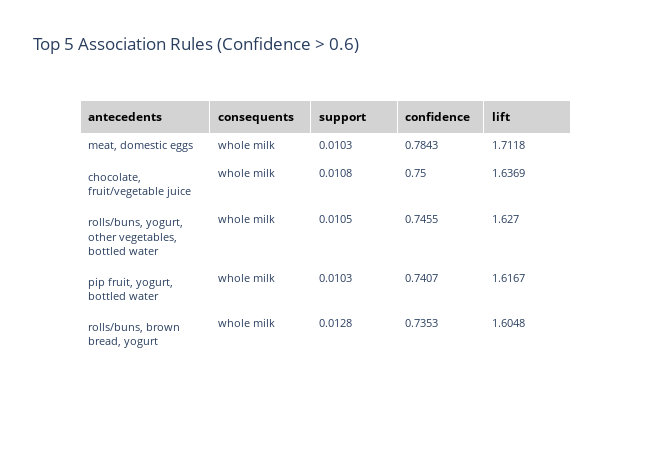

Notebook code for this chart:
### Code cell
# --- Display top 5 rules w/ metrics --- 
# Sort and get top 5 by confidence
top5_rules = rulesConfi.sort_values(by="confidence", ascending=False).head(5).copy()

# Convert frozensets to readable strings
top5_rules["antecedents"] = top5_rules["antecedents"].apply(lambda x: ", ".join(list(x)))
top5_rules["consequents"] = top5_rules["consequents"].apply(lambda x: ", ".join(list(x)))

# Select columns to show
cols = ["antecedents", "consequents", "support", "confidence", "lift"]

# Plot table
fig = go.Figure(
    data=[go.Table(
        columnwidth=[90, 70, 60, 60, 60],
        header=dict(
            values=[f"<b>{col}</b>" for col in cols],
            fill_color="lightgrey",
            align="left",
            font=dict(size=12, color="black"),
        ),
        cells=dict(
            values=[top5_rules[col] for col in cols],
            fill_color="white",
            align="left",
            font=dict(size=11),
            height=28
        )
    )]
)

fig.update_layout(
    title="Top 5 Association Rules (Confidence > 0.6)",
    height=450,
    width=650
)

fig.show()

### Figure 1 — Plotly figure (JSON) as saved in the notebook; plotly's stock layout.template omitted (floating-point values rounded to 4 significant figures)
{"data": [{"cells": {"align": "left", "fill": {"color": "white"}, "font": {"size": 11}, "height": 28, "values": [["meat, domestic eggs", "chocolate, fruit/vegetable juice", "rolls/buns, yogurt, other vegetables, bottled water", "pip fruit, yogurt, bottled water", "rolls/buns, brown bread, yogurt"], ["whole milk", "whole milk", "whole milk", "whole milk", "whole milk"], [0.0103, 0.0108, 0.0105, 0.0103, 0.0128], [0.7843, 0.75, 0.7455, 0.7407, 0.7353], [1.712, 1.637, 1.627, 1.617, 1.605]]}, "columnwidth": [90, 70, 60, 60, 60], "header": {"align": "left", "fill": {"color": "lightgrey"}, "font": {"color": "black", "size": 12}, "values": ["<b>antecedents</b>", "<b>consequents</b>", "<b>support</b>", "<b>confidence</b>", "<b>lift</b>"]}, "type": "table"}], "layout": {"height": 450, "title": {"text": "Top 5 Association Rules (Confidence > 0.6)"}, "width": 650}}
